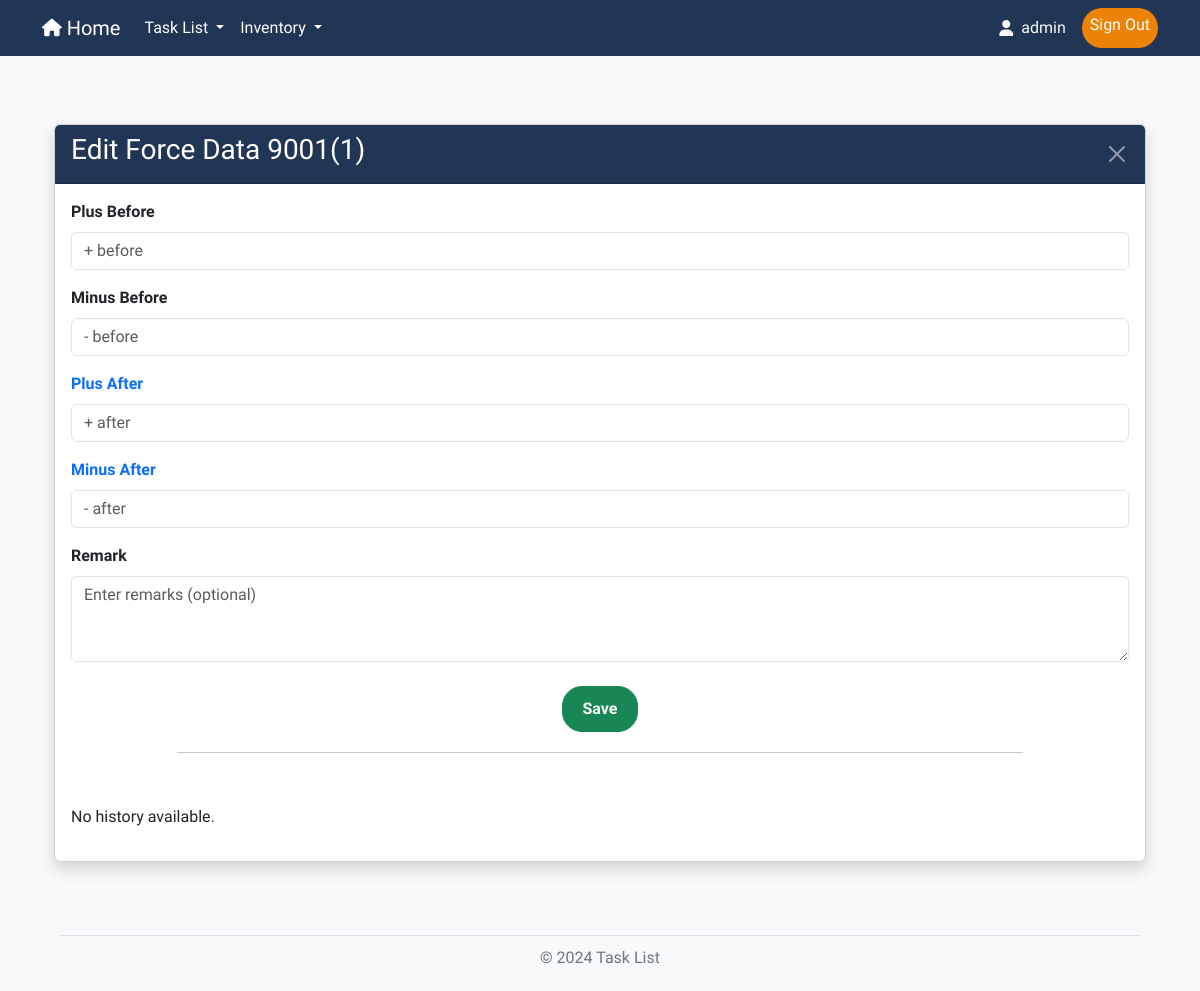
Page /device/1/edit_force_data (signed in) on the earlier database version.
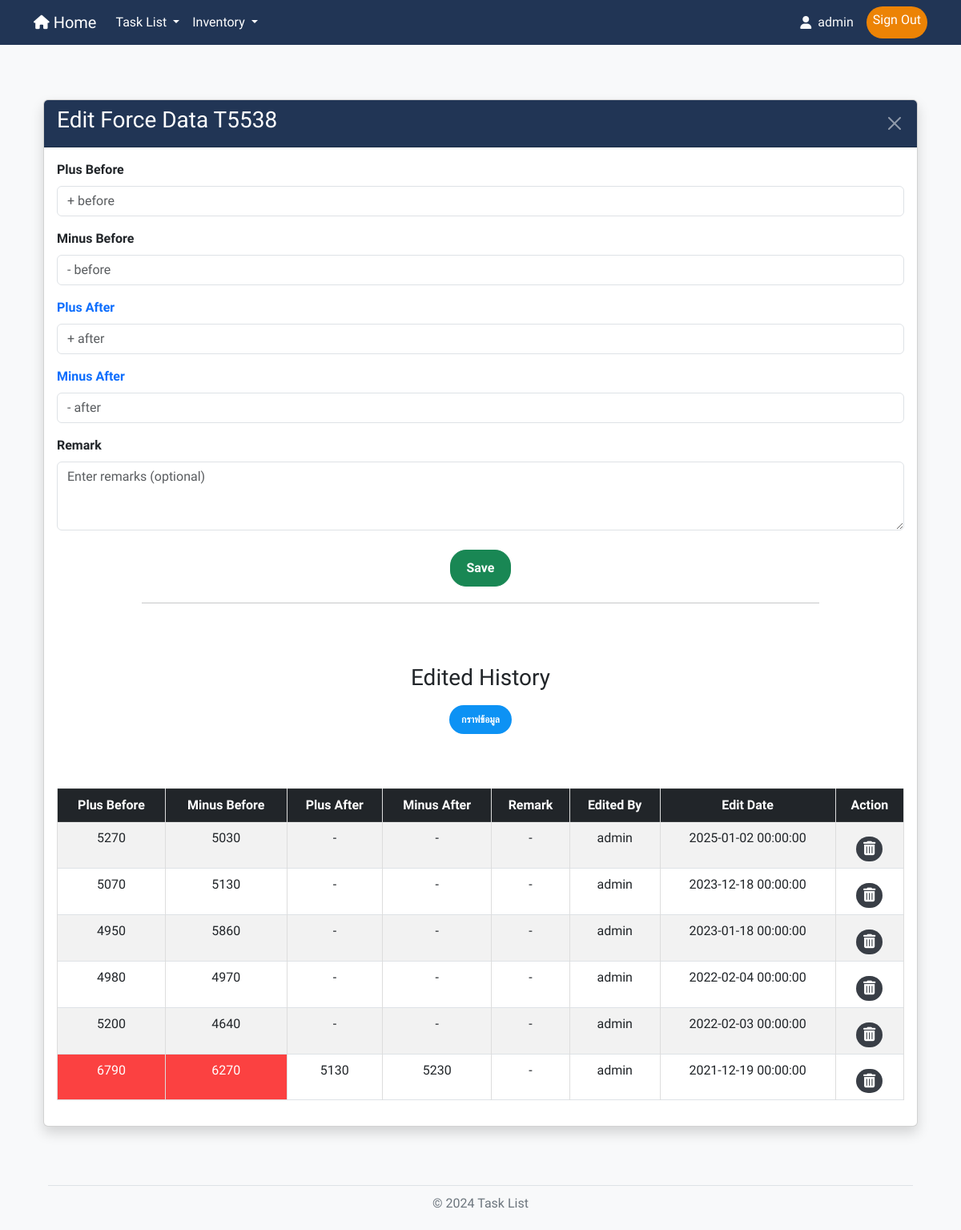
Same page on the later database version.
### models.py (models this page shows, shortened)
class User(UserMixin, db.Model):
    id = db.Column(db.Integer, primary_key=True)
    username = db.Column(db.String(50), unique=True, nullable=False)
    password = db.Column(db.String(255), nullable=False)
    role = db.Column(db.String(20), nullable=False)

class DeviceName(db.Model):
    id = db.Column(db.Integer, primary_key=True)
    name = db.Column(db.String(100), nullable=False)
    device_type_id = db.Column(db.Integer, db.ForeignKey('device_type.id'), nullable=False)
    location_id = db.Column(db.Integer, db.ForeignKey('location.id'), nullable=False)
    device_type = db.relationship('DeviceType', backref=db.backref('device_names', lazy=True))
    location = db.relationship('Location', backref=db.backref('device_names', lazy=True))
    bound = db.Column(db.String(100), nullable=True)
    inandout = db.Column(db.String(100), nullable=True)
    serial_number = db.Column(db.String(100), nullable=True)
    ip_address = db.Column(db.String(45), nullable=True)
    mac_address = db.Column(db.String(17), nullable=True)
    channel = db.Column(db.String(50), nullable=True)
    device_role = db.Column(db.String(50), nullable=True)
    force_data = db.Column(db.String(50), nullable=True)
    vac_white = db.Column(db.String(50), nullable=True)
    current_white = db.Column(db.String(50), nullable=True)
    vac_red = db.Column(db.String(50), nullable=True)
    current_red = db.Column(db.String(50), nullable=True)
    vac_yellow = db.Column(db.String(50), nullable=True)
    current_yellow = db.Column(db.String(50), nullable=True)
    f1_f2 = db.Column(db.String(50), nullable=True)
    red_module = db.Column(db.String(50), nullable=True)
    white_module = db.Column(db.String(50), nullable=True)
    yellow_module = db.Column(db.String(50), nullable=True)

class ForceDataHistory(db.Model):
    id = db.Column(db.Integer, primary_key=True)  # Primary Key
    device_id = db.Column(db.Integer, db.ForeignKey('device_name.id'), nullable=False)  # Foreign Key เชื่อมกับ DeviceName
    plus_before = db.Column(db.String(100), nullable=False)  # ค่าก่อนการเปลี่ยนแปลง (บวก)
    minus_before = db.Column(db.String(100), nullable=False)  # ค่าก่อนการเปลี่ยนแปลง (ลบ)
    plus_after = db.Column(db.String(100), nullable=True)  # ค่าหลังการเปลี่ยนแปลง (บวก)
    minus_after = db.Column(db.String(100), nullable=True)  # ค่าหลังการเปลี่ยนแปลง (ลบ)
    changed_at = db.Column(db.DateTime, default=now_utc, nullable=False)  # เวลาที่เปลี่ยนแปลง
    changed_by = db.Column(db.Integer, db.ForeignKey('user.id'), nullable=False)  # Foreign Key เชื่อมกับ User
    remark = db.Column(db.String(255), nullable=True)  # คำอธิบายเพิ่มเติม
    device = db.relationship('DeviceName', backref='force_data_histories', lazy=True)
    user = db.relationship('User', backref='force_data_changes', lazy=True)

### routes.py (the view, shortened to what this page needs)
    @app.route('/device/<int:device_id>/edit_force_data', methods=['GET', 'POST'])
    @login_required
    def edit_force_data(device_id):
        device = DeviceName.query.get_or_404(device_id)
        form = EditForceDataForm(obj=device)
        history_force_records = ForceDataHistory.query.filter_by(device_id=device.id).order_by(ForceDataHistory.changed_at.desc()).all()
        return render_template('edit_force_data.html', form=form, device=device, history=history_force_records)

### forms.py
class EditForceDataForm(FlaskForm):
    plus_before = StringField('Plus Before', validators=[DataRequired(), Length(max=100)])
    minus_before = StringField('Minus Before', validators=[DataRequired(), Length(max=100)])
    plus_after = StringField('Plus After', validators=[Optional(), Length(max=100)])
    minus_after = StringField('Minus After', validators=[Optional(), Length(max=100)])
    remark = TextAreaField('Remark', validators=[Optional()])
    submit = SubmitField('Save')

### app.py (called while the page is built)
@login_manager.user_loader
def load_user(user_id):      # โหลดผู้ใช้จากฐานข้อมูลตาม user_id
    return User.query.get(int(user_id))

### templates/edit_force_data.html (shortened to what this page needs)
{% import "bootstrap/wtf.html" as wtf %}
{% extends "layout.html" %}
{% block content %}
<!DOCTYPE html>
<html lang="th">
<head>
    <link rel="stylesheet" href="https://cdn.jsdelivr.net/npm/flatpickr/dist/flatpickr.min.css">
    <link href="https://cdn.jsdelivr.net/npm/bootstrap@5.3.0/dist/css/bootstrap.min.css" rel="stylesheet">
    <link rel="stylesheet" href="{{ url_for('static', filename='/style.css') }}">
</head>
<body class="bg-light">
    <div class="container py-5">
        <div class="card shadow">
            <div class="card-header custom-edit-header text-white d-flex justify-content-between align-items-center">
                <h3>Edit Force Data {{ device.name }}</h3>
                <a href="{{ url_for('inventory_point') }}" class="btn-close btn-close-white" aria-label="Close"></a>
            </div>
            <div class="card-body">
                <form method="POST" id="editSerialForm">
                    <div class="mb-3">
                        {{ form.plus_before.label('Plus Before', class="form-label fw-bold") }}
                        {{ form.plus_before(class="form-control", id="serial_number", placeholder="+ before") }}
                    </div>
                    <div class="mb-3">
                        {{ form.minus_before.label(class="form-label fw-bold") }}
                        {{ form.minus_before(class="form-control", placeholder="- before") }}
                    </div>
                    <div class="mb-3">
                        {{ form.plus_after.label(class="form-label fw-bold text-primary") }}
                        {{ form.plus_after(class="form-control", placeholder="+ after") }}
                    </div>
                    <div class="mb-3">
                        {{ form.minus_after.label(class="form-label fw-bold text-primary") }}
                        {{ form.minus_after(class="form-control", placeholder="- after") }}
                    </div>
                    <div class="mb-4">
                        {{ form.remark.label(class="form-label fw-bold") }}
                        {{ form.remark(class="form-control", rows="3", placeholder="Enter remarks (optional)") }}
                    </div>
                    <div class="text-center">
                        {{ form.submit(class="btn btn-success btn-submit custom-save-btn", disabled=True) }}
                    </div>
                </form>
                <hr>
            </div>
            {% if history %}
            <div class="card-body history-section">
                <h3 class="mt-4" style="text-align: center;">Edited History</h3>
                <div class="text-center mb-4">
                    <button id="showGraphButton" class="btn custom-graph-btn">
                        กราฟข้อมูล
                    </button>
                </div>
                <table class="table table-bordered history-table table-striped table-hover">
                <br>
                    <thead class="table-dark">
                        <tr>
                            <th>Plus Before</th>
                            <th>Minus Before</th>
                            <th>Plus After</th>
                            <th>Minus After</th>
                            <th>Remark</th>
                            <th>Edited By</th>
                            <th>Edit Date</th>
                            <th>Action</th>
                        </tr>
                    </thead>
                    <tbody>
                        {% for record in history %}
                        <tr>
                            <td class="{% if record.plus_before|int >= 6000 or record.plus_before|int <= 4000 %}bg-danger{% endif %}">{{ record.plus_before or 'N/A' }}</td>
                            <td class="{% if record.minus_before|int >= 6000 or record.minus_before|int <= 4000 %}bg-danger{% endif %}">{{ record.minus_before or 'N/A' }}</td>
                            <td>{{ record.plus_after or '-' }}</td>
                            <td>{{ record.minus_after or '-' }}</td>
                            <td>{{ record.remark or '-' }}</td>
                            <td>{{ record.user.username }}</td>
                            <td>{{ record.changed_at.strftime('%Y-%m-%d %H:%M:%S') }}</td>
                            <td>
                                {% if record.changed_by == current_user.id %}
                                    <button type="button" class="btn btn-sm custom-delete-btn"
                                        data-record-id="{{ record.id }}">
                                    </button>
                                {% else %}
                                    <button type="button" class="btn btn-sm custom-delete-btn" disabled>
                                        <i class="fa-solid fa-trash-can fa-lg"></i>
                                    </button>
                                {% endif %}
                            </td>
                        </tr>
                        {% endfor %}
                    </tbody>
                </table>
            </div>
            {% else %}
            <div class="card-body"> <p>No history available.</p> </div>
            {% endif %}
        </div>
    </div>
</body>
</html>
{% endblock %}

### templates/layout.html (shortened to what this page needs)
<!DOCTYPE html>
<html lang="en">
<head>
    <link href="https://cdn.jsdelivr.net/npm/bootstrap@5.3.3/dist/css/bootstrap.min.css" rel="stylesheet">
    <link rel="stylesheet" href="https://cdnjs.cloudflare.com/ajax/libs/font-awesome/6.0.0-beta3/css/all.min.css">
    <link rel="stylesheet" href="{{ url_for('static', filename='/style.css') }}">
	<link href="https://unpkg.com/boxicons@latest/css/boxicons.min.css" rel="stylesheet">
</head>
<body>
	<nav class="navbar navbar-expand-lg navbar-dark sticky-top" id="custom-navbar">
		<div class="container">
			<a class="navbar-brand" href="/"><i class="fa-solid fa-house fa-sm"></i> Home</a>
			<div class="collapse navbar-collapse" id="navbarNav">
				<ul class="navbar-nav me-auto">
					<li class="nav-item dropdown">
						<a class="nav-link dropdown-toggle" href="/" id="navbarDropdown" role="button" data-bs-toggle="dropdown" aria-expanded="false">
							Task List
						</a>
					</li>
					<li class="nav-item dropdown">
						<a class="nav-link dropdown-toggle" href="/" id="navbarDropdown" role="button" data-bs-toggle="dropdown" aria-expanded="false">
							Inventory
						</a>
					</li>
				</ul>
				<ul class="navbar-nav ms-auto">
					{% if current_user.is_authenticated %}
						<span class="navbar-text text-light me-3 navbar-text"><i class="fa-solid fa-user"></i> {{ current_user.username }}</span>
						<a class="nav-link custom-login-btn" href="{{ url_for('logout') }}">Sign Out</a>
					{% else %}
						<a class="nav-link custom-login-btn" href="{{ url_for('login') }}">Sign In</a>
					{% endif %}
				</ul>
			</div>
		</div>
	</nav>
	<main class="container">
		{% block content %}
		{% endblock %}
	</main>
	<footer>
		<div class="footer-line"></div>
		<p class="footer-text">© 2024 Task List</p>
	</footer>
</body>
</html>

### static/style.css (style rules this page uses)
body { font-family: 'Ubuntu', sans-serif; background-color: #f8f9fa; color: #343a40; margin: 0; padding: 0; }
#custom-navbar { background-color: #213555; }
#custom-navbar .nav-link { color: #ffffff; }
main { flex: 1; padding: 20px; }
footer { padding: 5px 0; }
.footer-line { border-top: 1px solid #dee2e6; width: 90%; margin: 0 auto; }
.footer-text { text-align: center; margin-top: 10px; color: #6c757d; }
.navbar-text { display: flex; align-items: center; }
.navbar-text i { margin-right: 8px; }
.custom-login-btn { background-color: #EC8305; color: #FFFAEC; border: none; padding: 5px 20px; border-radius: 1.25rem; text-align: center; text-decoration: none; display: inline-block; font-size: 16px; }
.custom-delete-btn { display: inline-flex; align-items: center; padding: 14px 8px; background-color: #393E46; color: #ffffff; font-size: 14px; text-align: center; border-radius: 1.25rem; text-decoration: none; transition: background-color 0.3s ease, transform 0.2s ease; }
.custom-save-btn { display: inline-flex; align-items: center; padding: 10px 20px; font-size: 16px; font-weight: bold; text-align: center; border-radius: 1.25rem; text-decoration: none; transition: background-color 0.3s ease, transform 0.2s ease; }
.custom-edit-header { background-color: #213555; color: white; }
table { width: 100%; margin: 20px auto; max-width: 100%; border-collapse: collapse; }
th, td { border: 1px solid #ddd; padding: 8px; text-align: center; }
th { background-color: #f4f4f4; }
hr { width: 80%; display: block; margin: 20px auto; }
button { margin-top: 10px; }
.bg-danger { background-color: #FB4141 !important; color: white!important; }
.custom-graph-btn { display: inline-flex; align-items: center; padding: 8px 14px; background-color: #0D92F4; color: #fff; font-size: 12px; font-weight: bold; text-align: center; border-radius: 1.25rem; text-decoration: none; transition: background-color 0.3s ease, transform 0.2s ease; }

Differences in the rows shown:
changed DeviceName: name "9001(1)" → "T5538"
added ForceDataHistory: plus_before "5270", minus_before "5030", plus_after "-", minus_after "-", remark "-", user.username "admin", changed_at "2025-01-02 00:00:00"
added ForceDataHistory: plus_before "5070", minus_before "5130", plus_after "-", minus_after "-", remark "-", user.username "admin", changed_at "2023-12-18 00:00:00"
added ForceDataHistory: plus_before "4950", minus_before "5860", plus_after "-", minus_after "-", remark "-", user.username "admin", changed_at "2023-01-18 00:00:00"
added ForceDataHistory: plus_before "4980", minus_before "4970", plus_after "-", minus_after "-", remark "-", user.username "admin", changed_at "2022-02-04 00:00:00"
added ForceDataHistory: plus_before "5200", minus_before "4640", plus_after "-", minus_after "-", remark "-", user.username "admin", changed_at "2022-02-03 00:00:00"
added ForceDataHistory: plus_before "6790", minus_before "6270", plus_after "5130", minus_after "5230", remark "-", user.username "admin", changed_at "2021-12-19 00:00:00"
Other differences:
text no longer shown: "No history available."
text now shown: "Edited History กราฟข้อมูล Plus Before Minus Before Plus After Minus After Remark Edited By Edit Date Action"
